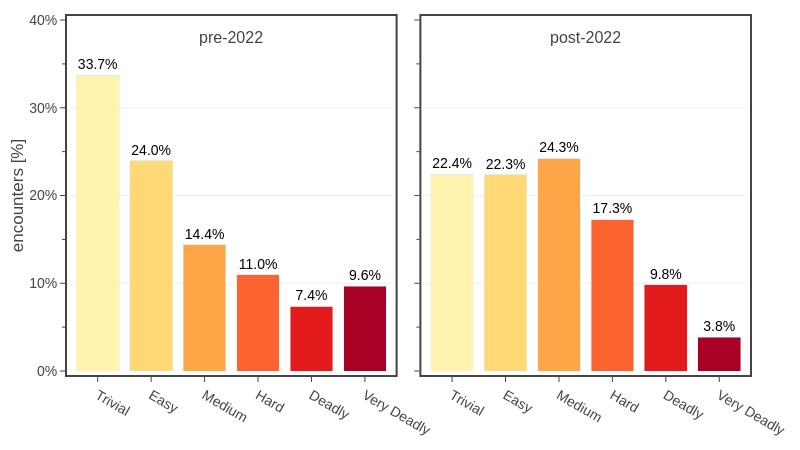
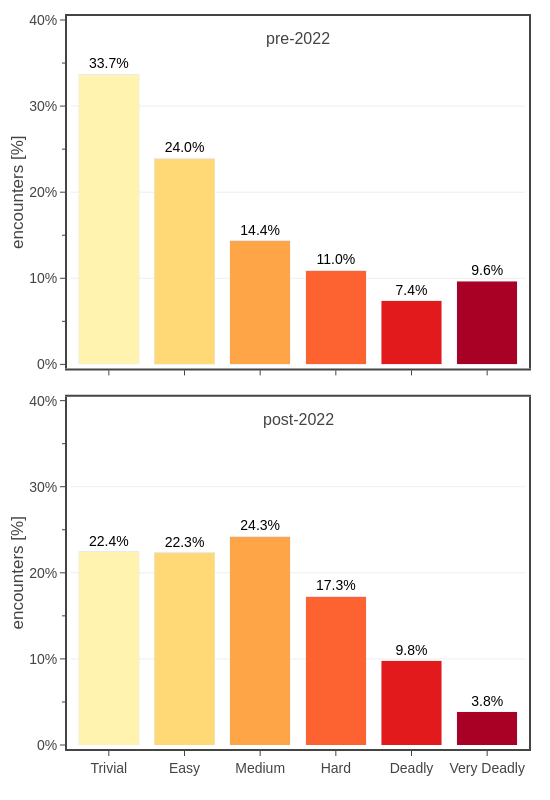

Notebook source saved alongside these figures, in order:
### Code cell
# Fig. 7: histogram of difficulties by book using the 2014 rules
import plotly.graph_objects as go
from plotly.express.colors import sample_colorscale
from plotly.subplots import make_subplots

rules = '2014'

diff_list = list(df[f'{rules} difficulty'].cat.categories)

# pre-2022
dft = df[~df['book_acronym'].isin(['CR:CotN','JttRC','D:SotDQ','KftGV','PaB:TSO','V:EoR','QftIS','DD'])]
dfG = dft[[f'{rules} difficulty',f'{rules} XP_ratio']].groupby(f'{rules} difficulty', observed=True).count().reset_index()

data1 = []
n_difficulties = len(dfG[f'{rules} difficulty'])
for i in range(n_difficulties):
    difficulty = dfG[f'{rules} difficulty'][i]
    color = sample_colorscale('YlOrRd', (diff_list.index(difficulty) + 0.5)/len(diff_list))[0]

    data1.append(go.Bar(
        x=dfG[f'{rules} difficulty'],
        y=[dfG[f'{rules} XP_ratio'][j] if i ==j else 0 for j in range(n_difficulties)]/dfG[f'{rules} XP_ratio'].sum(), 
        name=difficulty,
        marker_color=color,
        showlegend=False,
        text=['{0:.1%}'.format(dfG[f'{rules} XP_ratio'][j]/dfG[f'{rules} XP_ratio'].sum()) if i ==j else '' for j in range(n_difficulties)],
        #texttemplate="%{y} x %{width} =<br>%{customdata[1]}",
        textposition="outside",
        textangle=0,
        textfont_color="black",
        hovertemplate='%{x}<br>%{y:.1%}<extra></extra>',
    ))

# post-2022
dft = df[df['book_acronym'].isin(['CR:CotN','JttRC','D:SotDQ','KftGV','PaB:TSO','V:EoR','QftIS','DD'])]
dfG = dft[[f'{rules} difficulty',f'{rules} XP_ratio']].groupby(f'{rules} difficulty', observed=True).count().reset_index()

data2 = []
n_difficulties = len(dfG[f'{rules} difficulty'])
for i in range(n_difficulties):
    difficulty = dfG[f'{rules} difficulty'][i]
    color = sample_colorscale('YlOrRd', (diff_list.index(difficulty) + 0.5)/len(diff_list))[0]

    data2.append(go.Bar(
        x=dfG[f'{rules} difficulty'],
        y=[dfG[f'{rules} XP_ratio'][j] if i ==j else 0 for j in range(n_difficulties)]/dfG[f'{rules} XP_ratio'].sum(), 
        name=difficulty,
        marker_color=color,
        showlegend=False,
        text=['{0:.1%}'.format(dfG[f'{rules} XP_ratio'][j]/dfG[f'{rules} XP_ratio'].sum()) if i ==j else '' for j in range(n_difficulties)],
        #texttemplate="%{y} x %{width} =<br>%{customdata[1]}",
        textposition="outside",
        textangle=0,
        textfont_color="black",
        hovertemplate='%{x}<br>%{y:.1%}<extra></extra>',
    ))

# create large figure
fig_large = make_subplots(rows=1, cols=2, shared_yaxes=True, horizontal_spacing=0.05, subplot_titles=['pre-2022','post-2022'])
fig_large.add_traces(data1, rows=1, cols=1)
fig_large.add_traces(data2, rows=1, cols=2)

fig_large.update_layout(
    template=tfb.FIG_TEMPLATE,
    barmode='stack',
    xaxis=dict( automargin=True),
    yaxis=dict(title_text='encounters [%]', range=[0,0.4], tickformat='.0%', dtick=0.1, minor_dtick=0.05),
    yaxis2=dict(dtick=0.1, minor_dtick=0.05),
    #legend=dict(xanchor='left', x=0.0, yanchor='bottom', y=1.04, orientation='h'),
    width=800, 
    height=450,
)

for a in fig_large.layout.annotations:
    a.update(y=a['y']-0.08)

fig_large.show(config=tfb.FIG_CONFIG)

# create small figure
fig_small = make_subplots(rows=2, cols=1, shared_xaxes=True, vertical_spacing=0.05, subplot_titles=['pre-2022','post-2022'])
fig_small.add_traces(data1, rows=1, cols=1)
fig_small.add_traces(data2, rows=2, cols=1)

fig_small.update_layout(
    template=tfb.FIG_TEMPLATE,
    barmode='stack',
    xaxis=dict( automargin=True),
    yaxis=dict(title_text='encounters [%]', range=[0,0.4], tickformat='.0%', dtick=0.1, minor_dtick=0.05),
    yaxis2=dict(title_text='encounters [%]', range=[0,0.4], tickformat='.0%', dtick=0.1, minor_dtick=0.05),
    #legend=dict(xanchor='left', x=0.0, yanchor='bottom', y=1.04, orientation='h'),
    width=550, 
    height=800,
)

for a in fig_small.layout.annotations:
    a.update(y=a['y']-0.04)

fig_small.show(config=tfb.FIG_CONFIG)

# save figures
if SAVEFIGS:
    fig_large.update_layout(autosize=True, width=None, height=None)
    fig_small.update_layout(autosize=True, width=None, height=None)
    tfb.save_fig_html(fig_large, format='large', name=f'./fig-encounter-difficulty-split-2014-large', style='width:800px; min-width:50%; max-width:100%; max-height:450px; min-height:300; aspect-ratio: 800/450;')
    tfb.save_fig_html(fig_small, format='small', name=f'./fig-encounter-difficulty-split-2014-small', style='width:550px; min-width:50%; max-width:100%; max-height:800px; min-height:600; aspect-ratio: 550/800;')

### Figure 1 — Plotly figure (JSON) as saved in the notebook; plotly's stock layout.template omitted (floating-point values rounded to 4 significant figures)
{"data": [{"hovertemplate": "%{x}<br>%{y:.1%}<extra></extra>", "marker": {"color": "rgb(255, 243, 175)"}, "name": "Trivial", "showlegend": false, "text": ["33.7%", "", "", "", "", ""], "textangle": 0, "textfont": {"color": "black"}, "textposition": "outside", "type": "bar", "x": ["Trivial", "Easy", "Medium", "Hard", "Deadly", "Very Deadly"], "xaxis": "x", "y": [0.3371, 0.0, 0.0, 0.0, 0.0, 0.0], "yaxis": "y"}, {"hovertemplate": "%{x}<br>%{y:.1%}<extra></extra>", "marker": {"color": "rgb(254, 217, 118)"}, "name": "Easy", "showlegend": false, "text": ["", "24.0%", "", "", "", ""], "textangle": 0, "textfont": {"color": "black"}, "textposition": "outside", "type": "bar", "x": ["Trivial", "Easy", "Medium", "Hard", "Deadly", "Very Deadly"], "xaxis": "x", "y": [0.0, 0.2396, 0.0, 0.0, 0.0, 0.0], "yaxis": "y"}, {"hovertemplate": "%{x}<br>%{y:.1%}<extra></extra>", "marker": {"color": "rgb(254, 166, 71)"}, "name": "Medium", "showlegend": false, "text": ["", "", "14.4%", "", "", ""], "textangle": 0, "textfont": {"color": "black"}, "textposition": "outside", "type": "bar", "x": ["Trivial", "Easy", "Medium", "Hard", "Deadly", "Very Deadly"], "xaxis": "x", "y": [0.0, 0.0, 0.1437, 0.0, 0.0, 0.0], "yaxis": "y"}, {"hovertemplate": "%{x}<br>%{y:.1%}<extra></extra>", "marker": {"color": "rgb(252, 99, 48)"}, "name": "Hard", "showlegend": false, "text": ["", "", "", "11.0%", "", ""], "textangle": 0, "textfont": {"color": "black"}, "textposition": "outside", "type": "bar", "x": ["Trivial", "Easy", "Medium", "Hard", "Deadly", "Very Deadly"], "xaxis": "x", "y": [0.0, 0.0, 0.0, 0.1096, 0.0, 0.0], "yaxis": "y"}, {"hovertemplate": "%{x}<br>%{y:.1%}<extra></extra>", "marker": {"color": "rgb(227, 26, 28)"}, "name": "Deadly", "showlegend": false, "text": ["", "", "", "", "7.4%", ""], "textangle": 0, "textfont": {"color": "black"}, "textposition": "outside", "type": "bar", "x": ["Trivial", "Easy", "Medium", "Hard", "Deadly", "Very Deadly"], "xaxis": "x", "y": [0.0, 0.0, 0.0, 0.0, 0.07384, 0.0], "yaxis": "y"}, {"hovertemplate": "%{x}<br>%{y:.1%}<extra></extra>", "marker": {"color": "rgb(169, 0, 38)"}, "name": "Very Deadly", "showlegend": false, "text": ["", "", "", "", "", "9.6%"], "textangle": 0, "textfont": {"color": "black"}, "textposition": "outside", "type": "bar", "x": ["Trivial", "Easy", "Medium", "Hard", "Deadly", "Very Deadly"], "xaxis": "x", "y": [0.0, 0.0, 0.0, 0.0, 0.0, 0.09631], "yaxis": "y"}, {"hovertemplate": "%{x}<br>%{y:.1%}<extra></extra>", "marker": {"color": "rgb(255, 243, 175)"}, "name": "Trivial", "showlegend": false, "text": ["22.4%", "", "", "", "", ""], "textangle": 0, "textfont": {"color": "black"}, "textposition": "outside", "type": "bar", "x": ["Trivial", "Easy", "Medium", "Hard", "Deadly", "Very Deadly"], "xaxis": "x2", "y": [0.2245, 0.0, 0.0, 0.0, 0.0, 0.0], "yaxis": "y2"}, {"hovertemplate": "%{x}<br>%{y:.1%}<extra></extra>", "marker": {"color": "rgb(254, 217, 118)"}, "name": "Easy", "showlegend": false, "text": ["", "22.3%", "", "", "", ""], "textangle": 0, "textfont": {"color": "black"}, "textposition": "outside", "type": "bar", "x": ["Trivial", "Easy", "Medium", "Hard", "Deadly", "Very Deadly"], "xaxis": "x2", "y": [0.0, 0.2235, 0.0, 0.0, 0.0, 0.0], "yaxis": "y2"}, {"hovertemplate": "%{x}<br>%{y:.1%}<extra></extra>", "marker": {"color": "rgb(254, 166, 71)"}, "name": "Medium", "showlegend": false, "text": ["", "", "24.3%", "", "", ""], "textangle": 0, "textfont": {"color": "black"}, "textposition": "outside", "type": "bar", "x": ["Trivial", "Easy", "Medium", "Hard", "Deadly", "Very Deadly"], "xaxis": "x2", "y": [0.0, 0.0, 0.2427, 0.0, 0.0, 0.0], "yaxis": "y2"}, {"hovertemplate": "%{x}<br>%{y:.1%}<extra></extra>", "marker": {"color": "rgb(252, 99, 48)"}, "name": "Hard", "showlegend": false, "text": ["", "", "", "17.3%", "", ""], "textangle": 0, "textfont": {"color": "black"}, "textposition": "outside", "type": "bar", "x": ["Trivial", "Easy", "Medium", "Hard", "Deadly", "Very Deadly"], "xaxis": "x2", "y": [0.0, 0.0, 0.0, 0.1729, 0.0, 0.0], "yaxis": "y2"}, {"hovertemplate": "%{x}<br>%{y:.1%}<extra></extra>", "marker": {"color": "rgb(227, 26, 28)"}, "name": "Deadly", "showlegend": false, "text": ["", "", "", "", "9.8%", ""], "textangle": 0, "textfont": {"color": "black"}, "textposition": "outside", "type": "bar", "x": ["Trivial", "Easy", "Medium", "Hard", "Deadly", "Very Deadly"], "xaxis": "x2", "y": [0.0, 0.0, 0.0, 0.0, 0.09808, 0.0], "yaxis": "y2"}, {"hovertemplate": "%{x}<br>%{y:.1%}<extra></extra>", "marker": {"color": "rgb(169, 0, 38)"}, "name": "Very Deadly", "showlegend": false, "text": ["", "", "", "", "", "3.8%"], "textangle": 0, "textfont": {"color": "black"}, "textposition": "outside", "type": "bar", "x": ["Trivial", "Easy", "Medium", "Hard", "Deadly", "Very Deadly"], "xaxis": "x2", "y": [0.0, 0.0, 0.0, 0.0, 0.0, 0.03842], "yaxis": "y2"}], "layout": {"annotations": [{"font": {"size": 16}, "showarrow": false, "text": "pre-2022", "x": 0.2375, "xanchor": "center", "xref": "paper", "y": 0.92, "yanchor": "bottom", "yref": "paper"}, {"font": {"size": 16}, "showarrow": false, "text": "post-2022", "x": 0.7625, "xanchor": "center", "xref": "paper", "y": 0.92, "yanchor": "bottom", "yref": "paper"}], "barmode": "stack", "height": 450, "width": 800, "xaxis": {"anchor": "y", "automargin": true, "domain": [0, 0.475]}, "xaxis2": {"anchor": "y2", "domain": [0.525, 1]}, "yaxis": {"anchor": "x", "domain": [0, 1], "dtick": 0.1, "minor": {"dtick": 0.05}, "range": [0, 0.4], "tickformat": ".0%", "title": {"text": "encounters [%]"}}, "yaxis2": {"anchor": "x2", "domain": [0, 1], "dtick": 0.1, "matches": "y", "minor": {"dtick": 0.05}, "showticklabels": false}}}

### Figure 2 — Plotly figure (JSON) as saved in the notebook; plotly's stock layout.template omitted (floating-point values rounded to 4 significant figures)
{"data": [{"hovertemplate": "%{x}<br>%{y:.1%}<extra></extra>", "marker": {"color": "rgb(255, 243, 175)"}, "name": "Trivial", "showlegend": false, "text": ["33.7%", "", "", "", "", ""], "textangle": 0, "textfont": {"color": "black"}, "textposition": "outside", "type": "bar", "x": ["Trivial", "Easy", "Medium", "Hard", "Deadly", "Very Deadly"], "xaxis": "x", "y": [0.3371, 0.0, 0.0, 0.0, 0.0, 0.0], "yaxis": "y"}, {"hovertemplate": "%{x}<br>%{y:.1%}<extra></extra>", "marker": {"color": "rgb(254, 217, 118)"}, "name": "Easy", "showlegend": false, "text": ["", "24.0%", "", "", "", ""], "textangle": 0, "textfont": {"color": "black"}, "textposition": "outside", "type": "bar", "x": ["Trivial", "Easy", "Medium", "Hard", "Deadly", "Very Deadly"], "xaxis": "x", "y": [0.0, 0.2396, 0.0, 0.0, 0.0, 0.0], "yaxis": "y"}, {"hovertemplate": "%{x}<br>%{y:.1%}<extra></extra>", "marker": {"color": "rgb(254, 166, 71)"}, "name": "Medium", "showlegend": false, "text": ["", "", "14.4%", "", "", ""], "textangle": 0, "textfont": {"color": "black"}, "textposition": "outside", "type": "bar", "x": ["Trivial", "Easy", "Medium", "Hard", "Deadly", "Very Deadly"], "xaxis": "x", "y": [0.0, 0.0, 0.1437, 0.0, 0.0, 0.0], "yaxis": "y"}, {"hovertemplate": "%{x}<br>%{y:.1%}<extra></extra>", "marker": {"color": "rgb(252, 99, 48)"}, "name": "Hard", "showlegend": false, "text": ["", "", "", "11.0%", "", ""], "textangle": 0, "textfont": {"color": "black"}, "textposition": "outside", "type": "bar", "x": ["Trivial", "Easy", "Medium", "Hard", "Deadly", "Very Deadly"], "xaxis": "x", "y": [0.0, 0.0, 0.0, 0.1096, 0.0, 0.0], "yaxis": "y"}, {"hovertemplate": "%{x}<br>%{y:.1%}<extra></extra>", "marker": {"color": "rgb(227, 26, 28)"}, "name": "Deadly", "showlegend": false, "text": ["", "", "", "", "7.4%", ""], "textangle": 0, "textfont": {"color": "black"}, "textposition": "outside", "type": "bar", "x": ["Trivial", "Easy", "Medium", "Hard", "Deadly", "Very Deadly"], "xaxis": "x", "y": [0.0, 0.0, 0.0, 0.0, 0.07384, 0.0], "yaxis": "y"}, {"hovertemplate": "%{x}<br>%{y:.1%}<extra></extra>", "marker": {"color": "rgb(169, 0, 38)"}, "name": "Very Deadly", "showlegend": false, "text": ["", "", "", "", "", "9.6%"], "textangle": 0, "textfont": {"color": "black"}, "textposition": "outside", "type": "bar", "x": ["Trivial", "Easy", "Medium", "Hard", "Deadly", "Very Deadly"], "xaxis": "x", "y": [0.0, 0.0, 0.0, 0.0, 0.0, 0.09631], "yaxis": "y"}, {"hovertemplate": "%{x}<br>%{y:.1%}<extra></extra>", "marker": {"color": "rgb(255, 243, 175)"}, "name": "Trivial", "showlegend": false, "text": ["22.4%", "", "", "", "", ""], "textangle": 0, "textfont": {"color": "black"}, "textposition": "outside", "type": "bar", "x": ["Trivial", "Easy", "Medium", "Hard", "Deadly", "Very Deadly"], "xaxis": "x2", "y": [0.2245, 0.0, 0.0, 0.0, 0.0, 0.0], "yaxis": "y2"}, {"hovertemplate": "%{x}<br>%{y:.1%}<extra></extra>", "marker": {"color": "rgb(254, 217, 118)"}, "name": "Easy", "showlegend": false, "text": ["", "22.3%", "", "", "", ""], "textangle": 0, "textfont": {"color": "black"}, "textposition": "outside", "type": "bar", "x": ["Trivial", "Easy", "Medium", "Hard", "Deadly", "Very Deadly"], "xaxis": "x2", "y": [0.0, 0.2235, 0.0, 0.0, 0.0, 0.0], "yaxis": "y2"}, {"hovertemplate": "%{x}<br>%{y:.1%}<extra></extra>", "marker": {"color": "rgb(254, 166, 71)"}, "name": "Medium", "showlegend": false, "text": ["", "", "24.3%", "", "", ""], "textangle": 0, "textfont": {"color": "black"}, "textposition": "outside", "type": "bar", "x": ["Trivial", "Easy", "Medium", "Hard", "Deadly", "Very Deadly"], "xaxis": "x2", "y": [0.0, 0.0, 0.2427, 0.0, 0.0, 0.0], "yaxis": "y2"}, {"hovertemplate": "%{x}<br>%{y:.1%}<extra></extra>", "marker": {"color": "rgb(252, 99, 48)"}, "name": "Hard", "showlegend": false, "text": ["", "", "", "17.3%", "", ""], "textangle": 0, "textfont": {"color": "black"}, "textposition": "outside", "type": "bar", "x": ["Trivial", "Easy", "Medium", "Hard", "Deadly", "Very Deadly"], "xaxis": "x2", "y": [0.0, 0.0, 0.0, 0.1729, 0.0, 0.0], "yaxis": "y2"}, {"hovertemplate": "%{x}<br>%{y:.1%}<extra></extra>", "marker": {"color": "rgb(227, 26, 28)"}, "name": "Deadly", "showlegend": false, "text": ["", "", "", "", "9.8%", ""], "textangle": 0, "textfont": {"color": "black"}, "textposition": "outside", "type": "bar", "x": ["Trivial", "Easy", "Medium", "Hard", "Deadly", "Very Deadly"], "xaxis": "x2", "y": [0.0, 0.0, 0.0, 0.0, 0.09808, 0.0], "yaxis": "y2"}, {"hovertemplate": "%{x}<br>%{y:.1%}<extra></extra>", "marker": {"color": "rgb(169, 0, 38)"}, "name": "Very Deadly", "showlegend": false, "text": ["", "", "", "", "", "3.8%"], "textangle": 0, "textfont": {"color": "black"}, "textposition": "outside", "type": "bar", "x": ["Trivial", "Easy", "Medium", "Hard", "Deadly", "Very Deadly"], "xaxis": "x2", "y": [0.0, 0.0, 0.0, 0.0, 0.0, 0.03842], "yaxis": "y2"}], "layout": {"annotations": [{"font": {"size": 16}, "showarrow": false, "text": "pre-2022", "x": 0.5, "xanchor": "center", "xref": "paper", "y": 0.96, "yanchor": "bottom", "yref": "paper"}, {"font": {"size": 16}, "showarrow": false, "text": "post-2022", "x": 0.5, "xanchor": "center", "xref": "paper", "y": 0.435, "yanchor": "bottom", "yref": "paper"}], "barmode": "stack", "height": 800, "width": 550, "xaxis": {"anchor": "y", "automargin": true, "domain": [0, 1], "matches": "x2", "showticklabels": false}, "xaxis2": {"anchor": "y2", "domain": [0, 1]}, "yaxis": {"anchor": "x", "domain": [0.525, 1], "dtick": 0.1, "minor": {"dtick": 0.05}, "range": [0, 0.4], "tickformat": ".0%", "title": {"text": "encounters [%]"}}, "yaxis2": {"anchor": "x2", "domain": [0, 0.475], "dtick": 0.1, "minor": {"dtick": 0.05}, "range": [0, 0.4], "tickformat": ".0%", "title": {"text": "encounters [%]"}}}}
